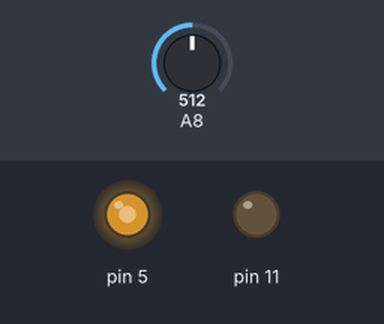
Bench run of a sketch on a simulated Arduino Mega 2560, built with avr-gcc and run on an emulated ATmega2560. Parts: output pins drawn as LEDs (lit = HIGH). The test bench sets the inputs (shaded band); at power-on: A8 = 512. What the sketch prints to the serial monitor is not drawn.

Above: at 0.16 s.
Timing chart, 0 to 1.9 s (numbered marks = the images above):
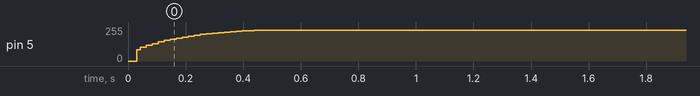

Measured:
- by itself, pin 5: moves from 0/255 to 230/255 over 0.41 s

The sketch:

hysteresis.ino
```cpp
// global variables

// duty cycles
float duty_hs = 0;
float duty_ls = 0;

// ki, kp for hs
float ki_hs = 1.0;
float kp_hs = 1.0;
float ki_term_hs = 0;
float kp_term_hs = 0;

// ki, kp for ls
float ki_ls = 0.1;
float kp_ls = 0;
float ki_term_ls = 0;
float kp_term_ls = 0;

// current reading and reference
float I_curr = 0;
float I_ref = 0;


void setup() {
  Serial.begin(9600);


  // initiate input and ouput pins
  // for current reading
  pinMode(A8, INPUT);
  // for duty_hs, timer 1
  pinMode(11, OUTPUT);
  // for duty_ls, timer 3
  pinMode(5, OUTPUT);

  // configure timers

  GTCCR = _BV(TSM) | _BV(PSRSYNC) | _BV(PSRASY); // halt all timers

  //timer 1
  // mode selection
  // mode = 10, non-inverting mode
  TCCR1A = _BV(WGM11) | _BV(COM1A1) | _BV(COM1B1) | _BV(COM1C1);
  TCCR1B = _BV(WGM13) | _BV(CS10) ;
  // top
  ICR1 = 400;
  // duty cycle
  OCR1A = 0.0 * 400;

  //timer 3
  // mode selection
  // mode = 10 phase correct PWM, inverting mode
  TCCR3A = _BV(WGM31) | _BV(COM3A0) | _BV(COM3B0) | _BV(COM3C0)| _BV(COM3A1) | _BV(COM3B1) | _BV(COM3C1);
  TCCR3B = _BV(WGM33) | _BV(CS30);
  // top
  ICR3 = 400;
  // duty cycle
  OCR3A = (0) * 400;

  GTCCR = 0; // release all timers
}

void takeinputs(){
  // analog read to global variable
  int count = 0;
  int count_max = 30;
  I_curr = 0;
  while(count<count_max){
    I_curr += ((float)(analogRead(A8)/1023.0*5.0 - 2.4925)*10/count_max);
    count++;
  }
}

// hystresis control
void calc_I_ref(){
  if(0.8<I_curr<1.2){
    I_ref = I_curr;
  }
  else{
    I_ref = 1;
  }
}

void check_over_curr(){
  if(abs(I_curr)>4){
    OCR1A = 0;
    OCR3A = 400;
    delay(10);
    pinMode(11, INPUT_PULLUP);
    pinMode(5, INPUT_PULLUP);
  }
}


void loop() {
  Serial.println(I_curr);
  Serial.println(duty_hs);
  Serial.println(duty_ls);
  Serial.println();

  takeinputs();
  //check_over_curr();
  calc_I_ref();
  // calculate duty for hs
  float e_hs = I_ref - I_curr;
  ki_term_hs += ki_hs * e_hs;
  kp_term_hs = kp_hs * e_hs;
  if(ki_term_hs > 2) {
    ki_term_hs = 2;
  }
  else if(ki_term_hs < -1) {
    ki_term_hs = -1;
  }
  duty_hs = ki_term_hs + kp_term_hs;

  if(duty_hs > 0.7) {
    duty_hs = 0.7;
  }

  // calculate duty for ls
  float e_ls = (1-duty_hs) - (duty_ls+0.02);
  ki_term_ls += ki_ls * e_ls;
  kp_term_ls = kp_ls * e_ls;
  if(ki_term_ls > 2) {
    ki_term_ls = 2;
  }
  else if(ki_term_ls < -1) {
    ki_term_ls = -1;
  }
  duty_ls = ki_term_ls + kp_term_ls;

  // limit duty cycles

  if(duty_ls > 0.9) {
    duty_ls = 0.9;
  }

  // ensure dead band
  if(duty_ls+0.02 > 1-duty_hs){
    duty_ls = 1-duty_hs - 0.02;
  }

  // ensure dead time while updating timers
  OCR1A = duty_hs * 400;
  OCR3A = (1-duty_ls)*400;

}
```
